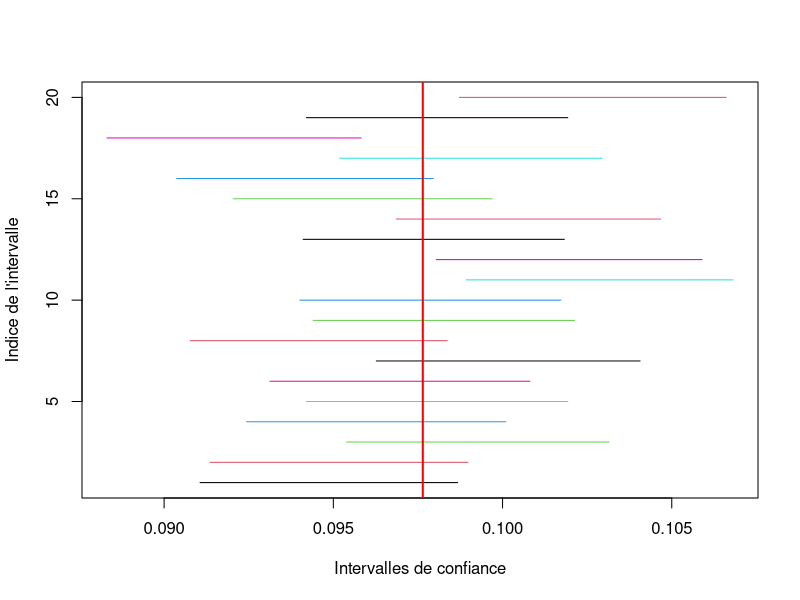

This chart was generated by the following R code:
# TP4 - Intervalles de confiance. Tests statistiques


# Exercice 1

Pop17 = rep(0, 29700000) # 29.7 millions personnes actives en 2017 en France.
Pop17[1:2900000] = 1 # 2.9 millions de chômeurs dans les 29.7 millions personnes actives.


# Soit X le nombre d'individu au chomage. 
# X suit une loi binomiale de paramètres n = 29.7 millions et p = 0.1 (p = 29 700 000 / 2 900 000) ≈ 0.1.
# X ~ B(29700000, 0.1)


taux = mean(Pop17) # Moyenne du vecteur Pop17

print(mean(taux)) # Probabilité qu'un individu prit au hasard soit au chômage.


n = 100 # On considère n personnes prit au hasard.

Sondage17 = sample(Pop17, n, replace = FALSE) # simule le tirage de n éléments du vecteur Pop17.


tauxSondage = mean(Sondage17) # Moyenne du vecteur Sondage17

print(mean(tauxSondage)) # Probabilité qu'un individu prit au hasard soit au chômage.

# Avec n = 100, la moyenne du veteur Sondage17 est plutôt éloignée du taux de chômage réel. 
# Cela s'explique car n est trop petit par rapport à la taille de la population.


# Intervalle de confiance pour la proportion de chômeurs avec la loi normale.

alpha = 0.2 # Niveau de confiance

ICInf = tauxSondage - qnorm(1-alpha/2)*sqrt(tauxSondage*(1-tauxSondage)/n)  # Borne inférieure de l'intervalle de confiance.

ICSup = tauxSondage + qnorm(1-alpha/2)*sqrt(tauxSondage*(1-tauxSondage)/n) # Borne supérieure de l'intervalle de confiance.

IC = c(ICInf, ICSup) # vecteur intervalle de confiance.

print(IC) # Intervalle de confiance pour la proportion de chômeurs avec la loi normale.


# Intervalle de confiance pour la proportion de chômeurs avec la loi binomiale
prop.test(sum(Sondage17), n, conf.level = 1-alpha)$conf.int

# Pratiquement toutes les valeurs obtenues dans Sondage17 sont compris dans l'intervalle.

# Le réel taux de chomage (0.1) est presque toujours compris dans l'intervalle, que ce soit celui calculé avec la loi normale ou celui avec la loi binomiale.


# En augmentant n (n = 1000), l'intervalle de confiance se rétrécit.
# De plus, la proportion de chômeurs calculée plus tôt se rapproche du véritable taux de chômage.

# Après plusieurs tests, le taux de chômage est presque toujours compris dans l'intervalle de confiance.
# On peut donc dire que n = 1000 est suffisant pour obtenir un intervalle de confiance fiable.


# Construction de k intervalles de confiance pour la proportion de chômeurs avec la loi binomiale.

k = 20

n = 10000

ConfInts = matrix(ncol = k, nrow = 2) # Matrice de 2 lignes et k colonnes

for (i in 1:k) { # k intervalles de confiances
  
  Sondage17 = sample(Pop17, n, replace = FALSE) # simule le tirage de n éléments du vecteur Pop17.
  
  ConfInts[,i] = prop.test(sum(Sondage17), n, conf.level = 1-alpha)$conf.int[1:2] # Intervalle de confiance pour la proportion de chômeurs (loi binomiale).
}

matplot(ConfInts, rbind(1:k,1:k), type="l", lty=1, xlab="Intervalles de confiance", ylab="Indice de l'intervalle") # Affiche les intervalles de confiance.

abline(v = mean(Pop17), lwd=2, col="red") # Ajoute la vraie valeur du taux de chômage

# Il y a environ (k * alpha) intervalles qui ne contiennent pas la vraie valeur du taux de chômage.
# Avec k = 20 et alpha = 0.2, on observe bien qu'en moyenne, il y a 4 intervalle qui ne contiennent pas la vraie valeur du taux de chômage.


# En augmentant n (n = 10000), on observe que les intervalles de confiance se rétrécissent.
# Cependant, on observe toujours qu'en moyenne, il y a (k * alpha) intervalles qui ne contiennent pas la vraie valeur du taux de chômage.